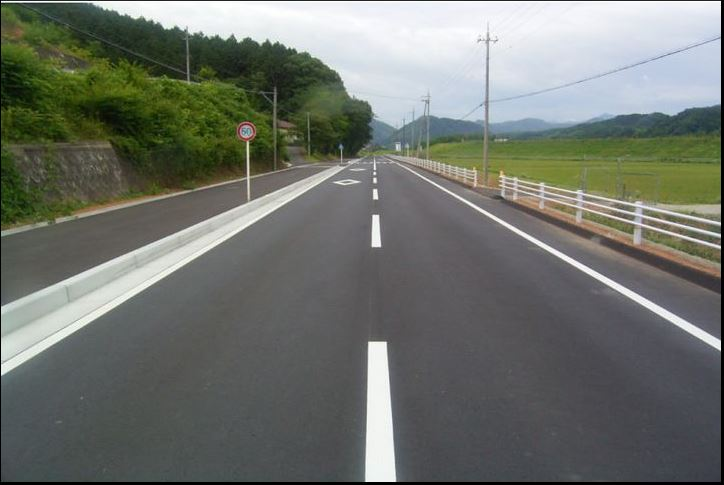
//> input picture opencv/line1.JPG, 724 x 485 px
$ ./opencv_hough_line   (built with g++ and OpenCV 4)
//> lines starting //> are read from the running program, lines starting //| are printed output that depends on the picture; after the words box and inside, x2 and y2 are one past the last pixel; in counts of white or black regions, pixels touching at a corner belong together
#include <opencv2/core/mat.hpp>
#include <opencv2/imgcodecs.hpp>
#include <opencv2/imgproc.hpp>
#include <opencv2/highgui.hpp>

using namespace cv;
using namespace std;


int main(int argc, char** argv)
{
	Mat img_original = imread("line1.jpg", IMREAD_COLOR);
//> img_original is the input picture: 485 rows x 724 cols, CV_8UC3; mean B, G, R 108.7, 115.6, 111.6
	Mat img_edge, img_gray;


	//그레이 스케일 영상으로 변환 한후.
	cvtColor(img_original, img_gray, COLOR_BGR2GRAY);
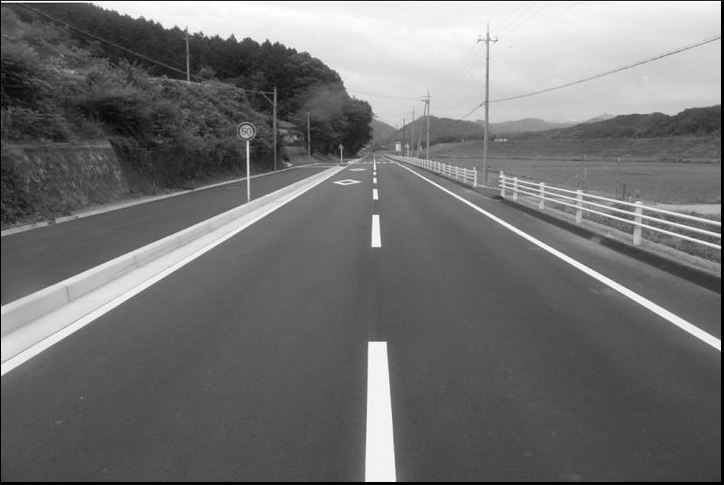
//> img_gray: 485 rows x 724 cols, CV_8UC1; min 0, max 255, mean 113.6
	//캐니에지를 이용하여 에지 성분을 검출합니다.
	Canny(img_gray, img_edge, 30, 90, 3);
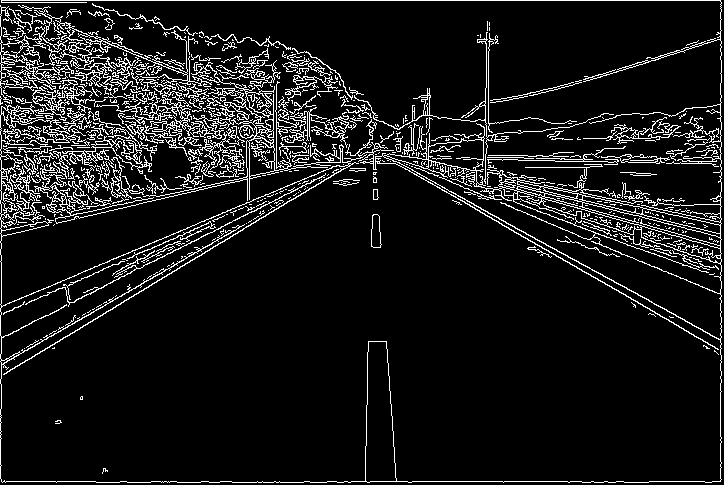
//> img_edge: 485 rows x 724 cols, CV_8UC1; 9.5% white in thin lines or dots


	//직선 성분을 검출합니다.
	vector<Vec4i> lines;
	HoughLinesP(img_edge, lines, 1, CV_PI / 180, 30, 30, 3);
//> lines = 145 lines (x1, y1, x2, y2), first 8: [1, 0, 720, 0], [363, 144, 720, 350], [412, 481, 581, 481], [682, 224, 720, 234], [499, 181, 684, 227], [1, 248, 1, 204], [536, 202, 574, 215], [1, 364, 283, 201]

	//검출한 직선을 영상에 그려줍니다.
	for (int i = 0; i < lines.size(); i++)
	{
		Vec4i L = lines[i];
		line(img_original, Point(L[0], L[1]), Point(L[2], L[3]),
			Scalar(0, 0, 255), 1, LINE_AA);
	}
//> this loop made 145 passes
//> L on passes 1 to 12: [1, 0, 720, 0], [363, 144, 720, 350], [412, 481, 581, 481], [682, 224, 720, 234], [499, 181, 684, 227], [1, 248, 1, 204], [536, 202, 574, 215], [1, 364, 283, 201], [124, 50, 211, 84], [273, 118, 309, 129], [666, 163, 715, 164], [720, 51, 720, 1]
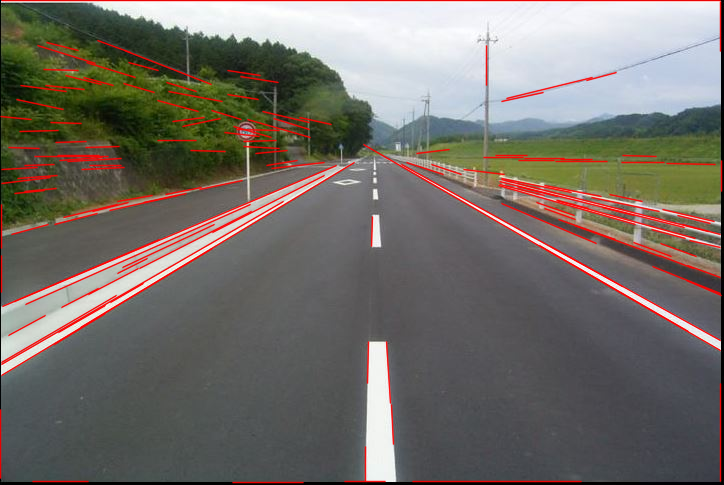
//> img_original: 485 rows x 724 cols, CV_8UC3; 7.28% of pixels changed, all inside (x1, y1, x2, y2) = (0, 0, 723, 484)

	namedWindow("edge", WINDOW_AUTOSIZE);
	imshow("edge", img_edge);

	namedWindow("result", WINDOW_AUTOSIZE);
	imshow("result", img_original);

	waitKey(0);

	return 0;
}
